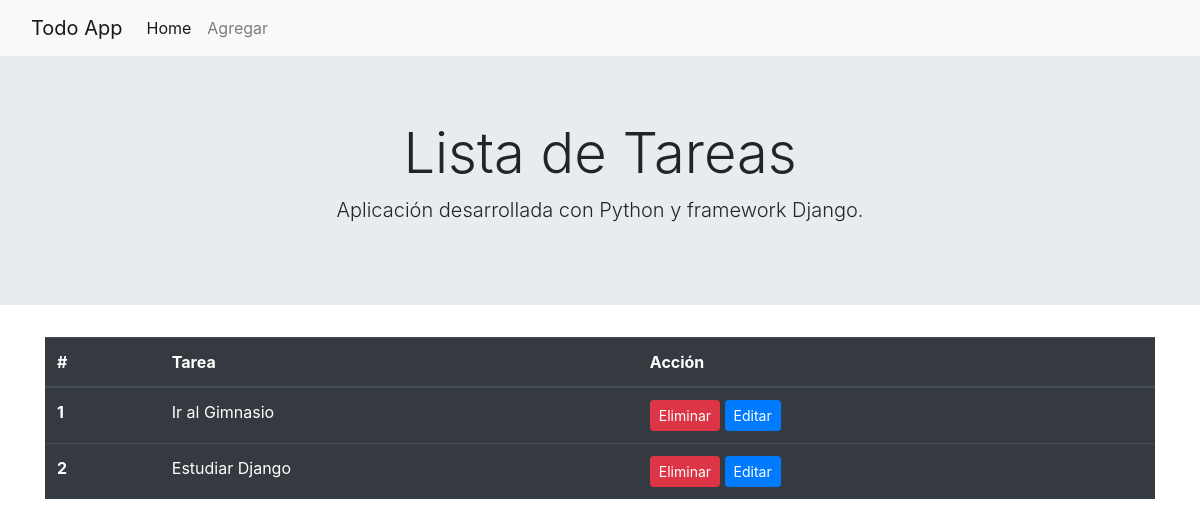
The app's page /, older data.
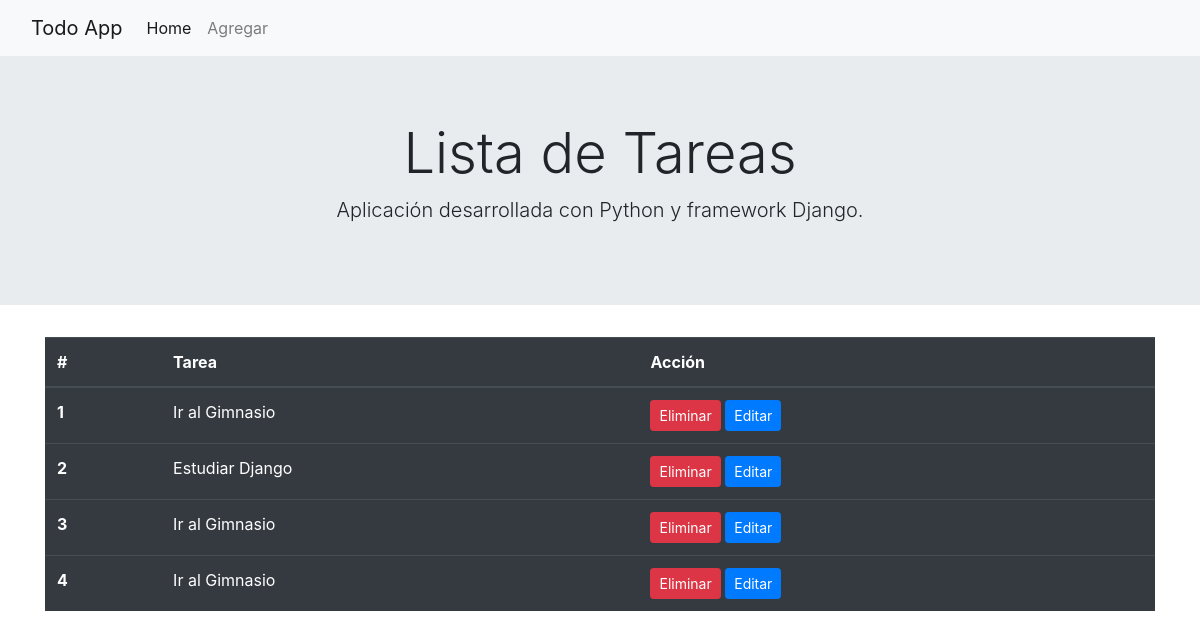
The same page, newer data.
### todo/models.py (models this page shows)
class Tarea(models.Model):
    tarea=models.CharField(max_length=100)
    def __str__(self):
        return self.tarea

### todo/views.py (the view)
# urls.py: 2. Add a URL to urlpatterns:  path('', views.home, name='home')
def home(request):
    tareas = Tarea.objects.all()
    context = {'tareas':tareas}
    return render(request, 'todo/home.html',context)

### todo/templates/todo/home.html
{% extends 'todo/layout.html' %}
{% block content %}
  <div class="container">
    <table class="table table-dark">
        <thead>
            <tr>
                <th scope="col">#</th>
                <th scope="col">Tarea</th>
                <th scope="col">Acción</th>
            </tr>
        </thead>
        <tbody>
            {% for tarea in tareas %}
            <tr>
                <th scope="row"> {{ tarea.id }} </th>
                <td>{{ tarea }}</td>
                <td>
                    <a class="btn btn-danger btn-sm" href="{% url 'eliminar' tarea.id %}" role="button">Eliminar</a></button>
                    <a class="btn btn-primary btn-sm" href="{% url 'editar' tarea.id %}" role="button">Editar</a>
                </td>
            </tr>
            {% endfor %}
        </tbody>
    </table>
{% endblock %}

Row changes from the older to the newer data that the page shows:
added Tarea: id "3", tarea "Ir al Gimnasio"
added Tarea: id "4", tarea "Ir al Gimnasio"
